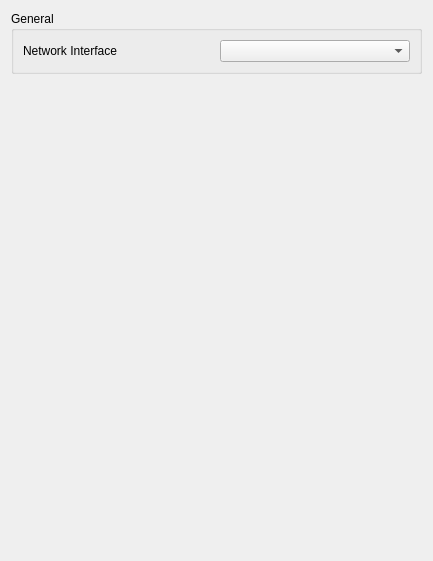
<?xml version="1.0" encoding="UTF-8"?>
<ui version="4.0">
 <class>ConfigureNetwork</class>
 <widget class="QWidget" name="ConfigureNetwork">
  <property name="geometry">
   <rect>
    <x>0</x>
    <y>0</y>
    <width>433</width>
    <height>561</height>
   </rect>
  </property>
  <property name="windowTitle">
   <string>Form</string>
  </property>
  <layout class="QVBoxLayout" name="verticalLayout">
   <item>
    <layout class="QVBoxLayout" name="verticalLayout_3">
     <item>
      <widget class="QGroupBox" name="groupBox_2">
       <property name="title">
        <string>General</string>
       </property>
       <layout class="QGridLayout" name="gridLayout_2">
        <item row="1" column="1">
         <widget class="QComboBox" name="network_interface"/>
        </item>
        <item row="1" column="0">
         <widget class="QLabel" name="label_4">
          <property name="text">
           <string>Network Interface</string>
          </property>
         </widget>
        </item>
       </layout>
      </widget>
     </item>
    </layout>
   </item>
   <item>
    <spacer name="verticalSpacer">
     <property name="orientation">
      <enum>Qt::Vertical</enum>
     </property>
     <property name="sizeHint" stdset="0">
      <size>
       <width>20</width>
       <height>40</height>
      </size>
     </property>
    </spacer>
   </item>
  </layout>
 </widget>
 <resources/>
 <connections/>
</ui>
